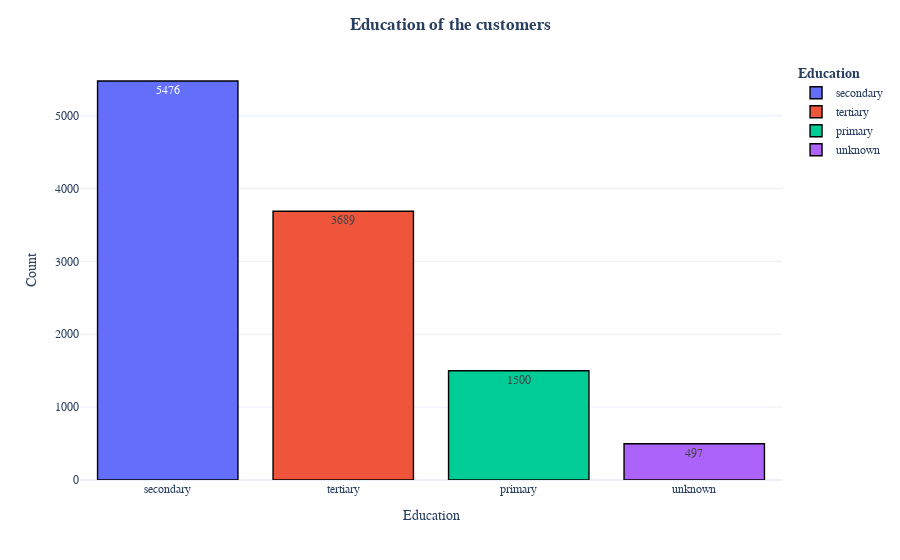
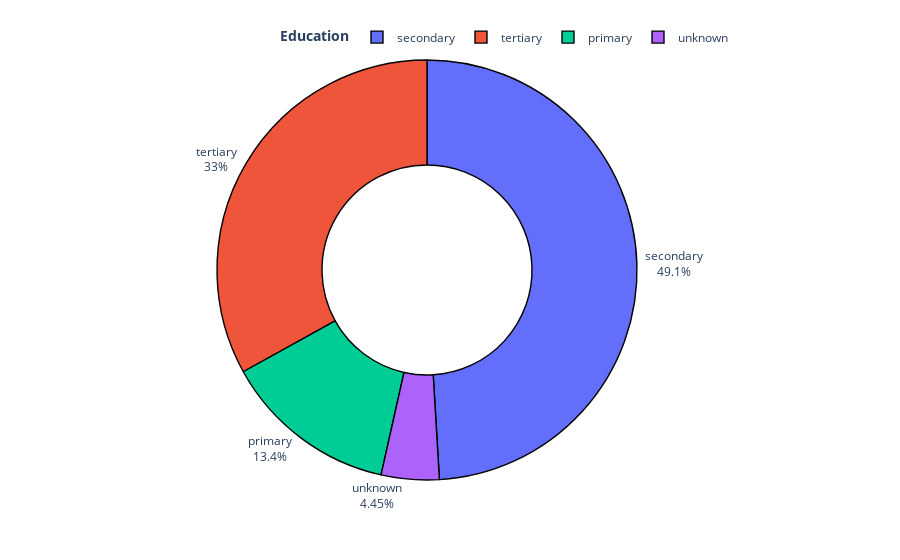

The cell these charts' notebook holds for them, in order:
### Markdown cell above
Insight📊:

Most of the clients in the bank are Married - 56.9% and Single - 31.5%

### Code cell
fig=px.bar(df.education.value_counts().reset_index().rename(columns={'index':'Education','education':'Count'}),x='Education',y='Count',color='Education',text='Count',template='plotly_white')
fig.update_traces(marker=dict(line=dict(color='#000000', width=1.4)))
fig.update_layout(title_x=0.5,legend_title_text='<b>Education',title_text='<b>Education of the customers',font_family="Times New Roman",title_font_family="Times New Roman")
fig.show()
fig=px.pie(df.education.value_counts().reset_index().rename(columns={'index':'Education','education':'Count'}),names='Education',values='Count',hole=0.5,template='plotly_white')
fig.update_traces(marker=dict(line=dict(color='#000000', width=1.4)))
fig.update_layout(title_x=0.5,showlegend=True,legend_title_text='<b>Education')
fig.update_traces(textposition='outside', textinfo='percent+label')
fig.update_layout(title_x=0.5,legend=dict(orientation='h',yanchor='bottom',y=1.02,xanchor='right',x=1))
fig.show()

### Figure 1 — Plotly figure (JSON) as saved in the notebook; plotly's stock layout.template omitted (floating-point values rounded to 4 significant figures)
{"data": [{"alignmentgroup": "True", "hovertemplate": "Education=%{x}<br>Count=%{text}<extra></extra>", "legendgroup": "secondary", "marker": {"color": "#636efa", "line": {"color": "#000000", "width": 1.4}, "pattern": {"shape": ""}}, "name": "secondary", "offsetgroup": "secondary", "orientation": "v", "showlegend": true, "text": [5476], "textposition": "auto", "type": "bar", "x": ["secondary"], "xaxis": "x", "y": [5476], "yaxis": "y"}, {"alignmentgroup": "True", "hovertemplate": "Education=%{x}<br>Count=%{text}<extra></extra>", "legendgroup": "tertiary", "marker": {"color": "#EF553B", "line": {"color": "#000000", "width": 1.4}, "pattern": {"shape": ""}}, "name": "tertiary", "offsetgroup": "tertiary", "orientation": "v", "showlegend": true, "text": [3689], "textposition": "auto", "type": "bar", "x": ["tertiary"], "xaxis": "x", "y": [3689], "yaxis": "y"}, {"alignmentgroup": "True", "hovertemplate": "Education=%{x}<br>Count=%{text}<extra></extra>", "legendgroup": "primary", "marker": {"color": "#00cc96", "line": {"color": "#000000", "width": 1.4}, "pattern": {"shape": ""}}, "name": "primary", "offsetgroup": "primary", "orientation": "v", "showlegend": true, "text": [1500], "textposition": "auto", "type": "bar", "x": ["primary"], "xaxis": "x", "y": [1500], "yaxis": "y"}, {"alignmentgroup": "True", "hovertemplate": "Education=%{x}<br>Count=%{text}<extra></extra>", "legendgroup": "unknown", "marker": {"color": "#ab63fa", "line": {"color": "#000000", "width": 1.4}, "pattern": {"shape": ""}}, "name": "unknown", "offsetgroup": "unknown", "orientation": "v", "showlegend": true, "text": [497], "textposition": "auto", "type": "bar", "x": ["unknown"], "xaxis": "x", "y": [497], "yaxis": "y"}], "layout": {"barmode": "relative", "font": {"family": "Times New Roman"}, "legend": {"title": {"text": "<b>Education"}, "tracegroupgap": 0}, "margin": {"t": 60}, "title": {"font": {"family": "Times New Roman"}, "text": "<b>Education of the customers", "x": 0.5}, "xaxis": {"anchor": "y", "categoryarray": ["secondary", "tertiary", "primary", "unknown"], "categoryorder": "array", "domain": [0, 1], "title": {"text": "Education"}}, "yaxis": {"anchor": "x", "domain": [0, 1], "title": {"text": "Count"}}}}

### Figure 2 — Plotly figure (JSON) as saved in the notebook; plotly's stock layout.template omitted (floating-point values rounded to 4 significant figures)
{"data": [{"domain": {"x": [0, 1], "y": [0, 1]}, "hole": 0.5, "hovertemplate": "Education=%{label}<br>Count=%{value}<extra></extra>", "labels": ["secondary", "tertiary", "primary", "unknown"], "legendgroup": "", "marker": {"line": {"color": "#000000", "width": 1.4}}, "name": "", "showlegend": true, "textinfo": "percent+label", "textposition": "outside", "type": "pie", "values": [5476, 3689, 1500, 497]}], "layout": {"legend": {"orientation": "h", "title": {"text": "<b>Education"}, "tracegroupgap": 0, "x": 1, "xanchor": "right", "y": 1.02, "yanchor": "bottom"}, "margin": {"t": 60}, "showlegend": true, "title": {"x": 0.5}}}
